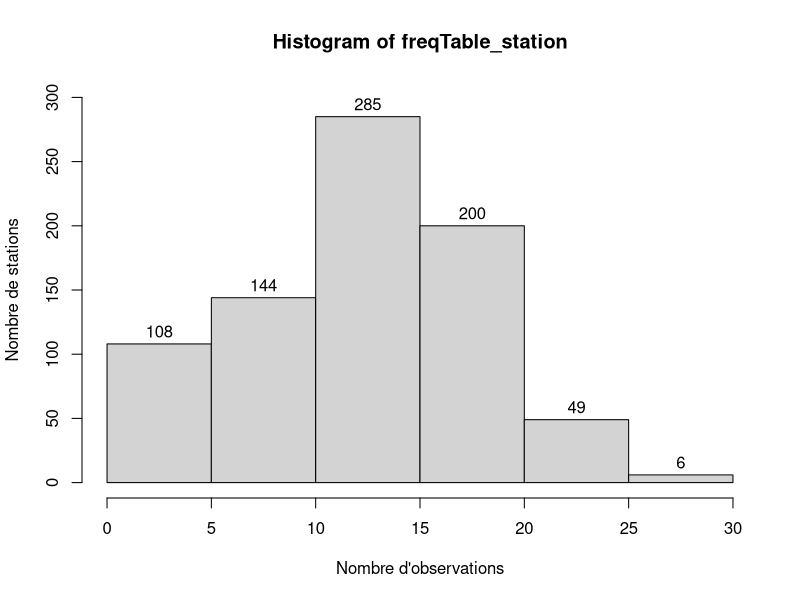
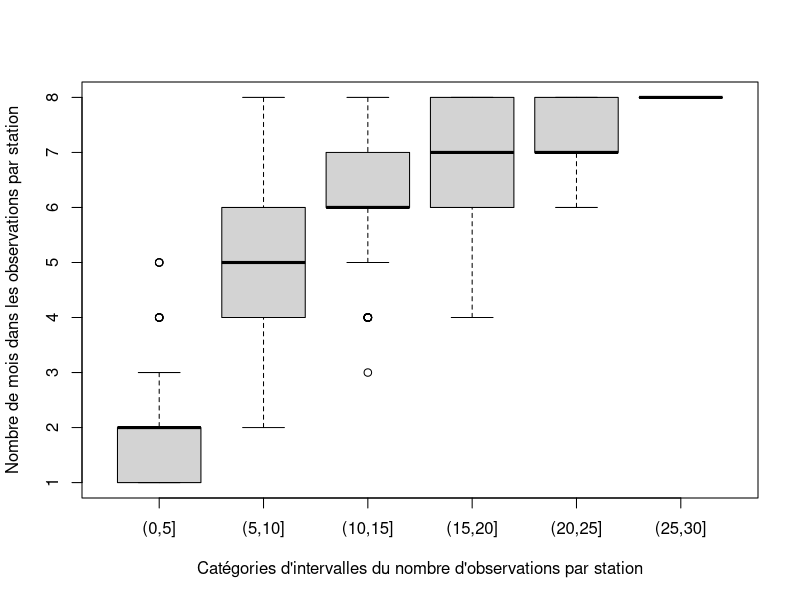
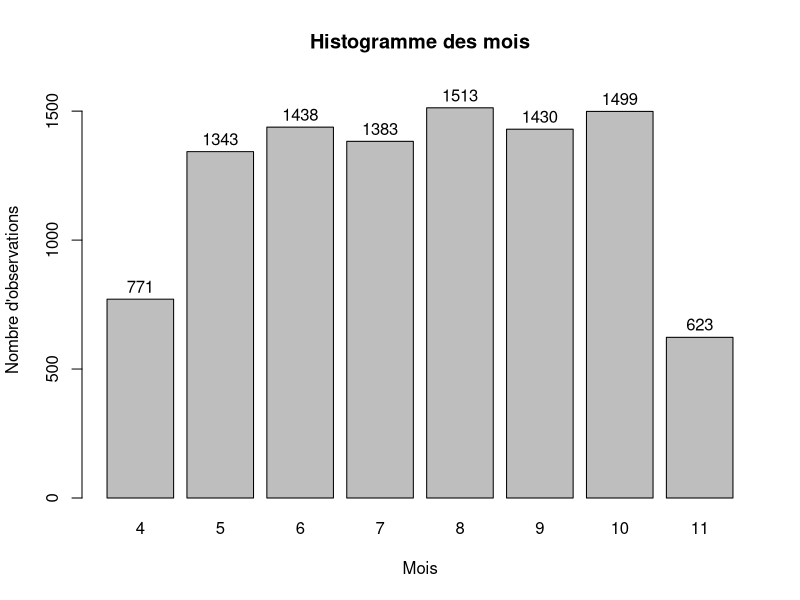
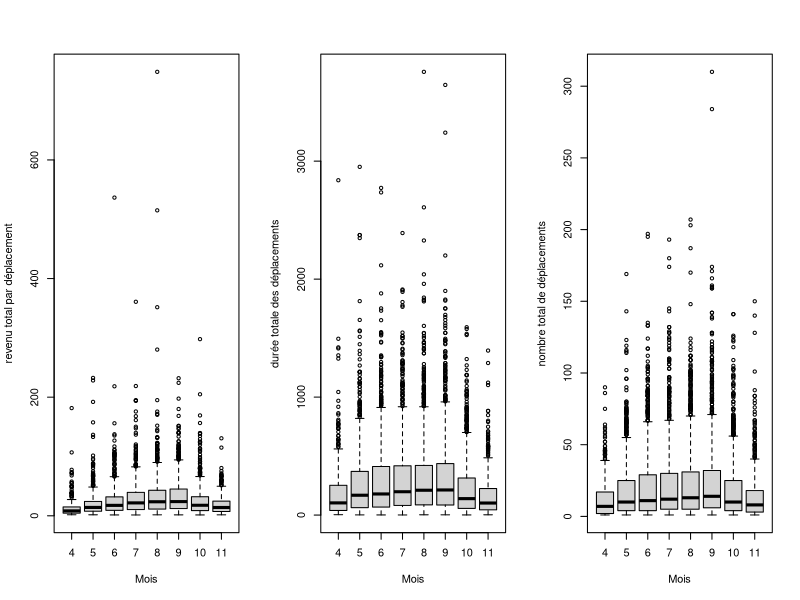
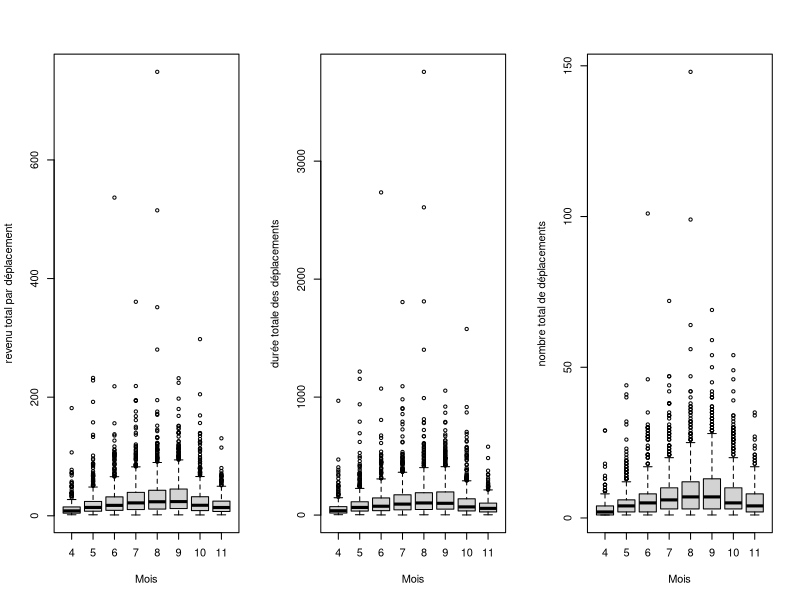
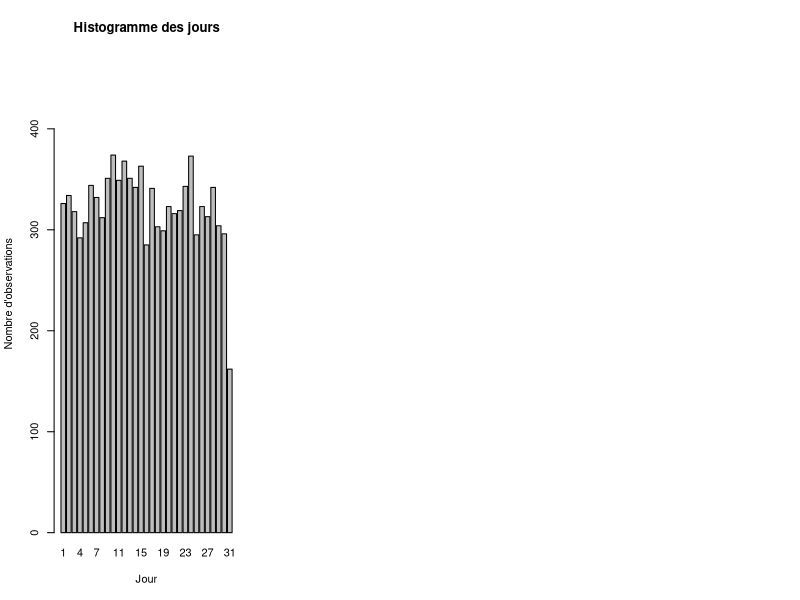
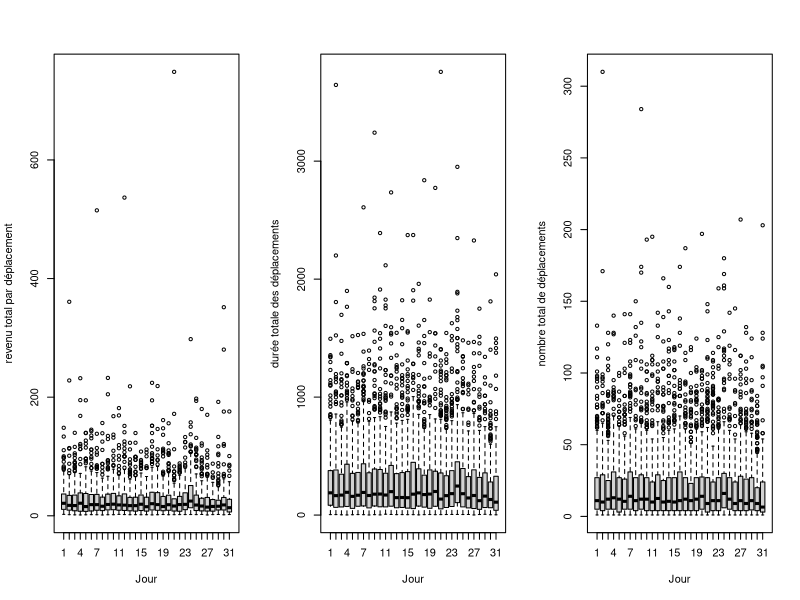
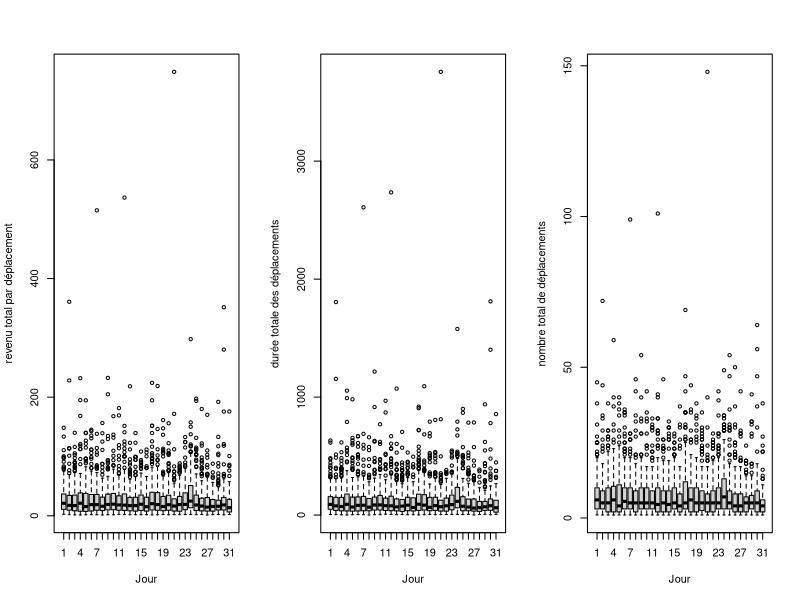

Write the R code that produced these figures, in order.
## ---- chunk 1
knitr::opts_chunk$set(echo = FALSE)
knitr::opts_chunk$set(message = FALSE)
knitr::opts_chunk$set(warning = FALSE)
knitr::opts_chunk$set(error = FALSE)
## ---- chunk 2
library(tidyverse)
library(ggthemes)
library(RColorBrewer)
library(knitr)
library(corrplot)
## ---- chunk 3
dat = read.csv("bixi1.csv")

## ---- chunk 4
#Importation des données
bixi_raw_data_df= dat
#bixi_raw_data_df=read.table("raw_data/bixi1.csv", sep = ",", header = T)
## ---- chunk 5
knitr::kable(head(bixi_raw_data_df), caption="6 premières observations du jeu de données")
## ---- chunk 6
options(knitr.kable.NA = "")
bixi_df=data.frame(station=as.factor(bixi_raw_data_df$station),
                   mm=factor(bixi_raw_data_df$mm, ordered=T),
                   dd=factor(bixi_raw_data_df$dd, ordered = T),
                   wday=factor(bixi_raw_data_df$wday, 
                      levels=c('Monday','Tuesday','Wednesday','Thursday','Friday','Saturday','Sunday'), ordered=T),
                   mem=as.factor(bixi_raw_data_df$mem),
                   holiday=as.factor(bixi_raw_data_df$holiday),
                   bixi_raw_data_df[,7:ncol(bixi_raw_data_df)])
knitr::kable(summary(bixi_df), caption="Sommaire des observations")
## ---- chunk 7
freqTable_station=table(bixi_df$station)
#hist(freqTable_station, xlab = "Nombre d'observations", ylab = "Nombre de stations", main = "Histogramme du nombre d'observations des stations")

hist_step=5
max_freqTable_station=max(freqTable_station)
station_breaks=seq(0,ceiling(max_freqTable_station/hist_step)*hist_step,hist_step)
hist(freqTable_station,breaks=station_breaks,
     labels=T,ylim=c(0,300),xlab = "Nombre d'observations", ylab = "Nombre de stations")
## ---- chunk 8
#Ajout de la colonne n_obs qui est le nombre d'observations de chaque station
freqTable_station_df=as.data.frame(freqTable_station)
colnames(freqTable_station_df)=c('station','n_obs')
bixi_df=merge(bixi_df,freqTable_station_df)
#head(bixi_df)
## ---- chunk 9
#Ajout de la colonne n_obs_cat: variable catégorielle qui représente l'intervalle
# du nombre d'observations dans laquelle chaque station se situe
bixi_df=data.frame(station=bixi_df$station,n_obs=bixi_df$n_obs,
                   n_obs_cat=cut(bixi_df$n_obs, breaks = station_breaks), bixi_df[,2:ncol(bixi_df)])
head(bixi_df)
## ---- chunk 10
stations_levels=levels(bixi_df$n_obs_cat)
station_df <- bixi_df %>%
  group_by(station) %>%
  summarise(dc_mm=n_distinct(mm), dc_mem=n_distinct(mem), n_obs_cat=first(n_obs_cat))
station_df=merge(station_df, freqTable_station_df)
station_df
## ---- chunk 11
boxplot(station_df$dc_mm~station_df$n_obs_cat, xlab = "Catégories d'intervalles du nombre d'observations par station",
        ylab = "Nombre de mois dans les observations par station")
## ---- chunk 12
saison_first_month=min(bixi_df$mm)
saison_last_month=max(bixi_df$mm)
## ---- chunk 13
freqTable_mm=table(bixi_df$mm)
bplot=barplot(freqTable_mm, ylim = c(0,max(freqTable_mm)+100), xlab="Mois", ylab="Nombre d'observations", main="Histogramme des mois")
text(bplot,freqTable_mm+50, labels=as.character(freqTable_mm))
## ---- chunk 14
par(mfrow=c(1,3))
boxplot(bixi_df$rev~bixi_df$mm, xlab = "Mois", ylab = "revenu total par déplacement")
boxplot(bixi_df$dur~bixi_df$mm, xlab = "Mois", ylab = "durée totale des déplacements")
boxplot(bixi_df$n_tot~bixi_df$mm, xlab = "Mois", ylab = "nombre total de déplacements")
## ---- chunk 15
bixi_nm_df=bixi_df[bixi_df$mem==0,]
par(mfrow=c(1,3))
boxplot(bixi_nm_df$rev~bixi_nm_df$mm, xlab = "Mois", ylab = "revenu total par déplacement")
boxplot(bixi_nm_df$dur~bixi_nm_df$mm, xlab = "Mois", ylab = "durée totale des déplacements")
boxplot(bixi_nm_df$n_tot~bixi_nm_df$mm, xlab = "Mois", ylab = "nombre total de déplacements")
## ---- chunk 16
bixi_df %>%
  group_by(mm) %>%
  summarise(mean.rev=mean(rev,na.rm = T), mean.dur=mean(dur,na.rm=T), mean.n_tot=mean(n_tot,na.rm = T))
## ---- chunk 17
saison_first_day=min(bixi_df$dd[bixi_df$mm==saison_first_month])
saison_last_day=max(bixi_df$dd[bixi_df$mm==saison_last_month])
## ---- chunk 18
freqTable_dd=table(bixi_df$dd)
bplot=barplot(freqTable_dd, ylim = c(0,max(freqTable_dd)+100), xlab="Jour", ylab="Nombre d'observations", main="Histogramme des jours")
#text(bplot,freqTable_dd+50, labels=as.character(freqTable_dd))
## ---- chunk 19
par(mfrow=c(1,3))
boxplot(bixi_df$rev~bixi_df$dd, xlab = "Jour", ylab = "revenu total par déplacement")
boxplot(bixi_df$dur~bixi_df$dd, xlab = "Jour", ylab = "durée totale des déplacements")
boxplot(bixi_df$n_tot~bixi_df$dd, xlab = "Jour", ylab = "nombre total de déplacements")
## ---- chunk 20
par(mfrow=c(1,3))
boxplot(bixi_nm_df$rev~bixi_nm_df$dd, xlab = "Jour", ylab = "revenu total par déplacement")
boxplot(bixi_nm_df$dur~bixi_nm_df$dd, xlab = "Jour", ylab = "durée totale des déplacements")
boxplot(bixi_nm_df$n_tot~bixi_nm_df$dd, xlab = "Jour", ylab = "nombre total de déplacements")
## ---- chunk 21
meanVarCibleByDay=bixi_df %>%
  group_by(dd) %>%
  summarise(mean.rev=mean(rev,na.rm = T), mean.dur=mean(dur,na.rm=T), mean.n_tot=mean(n_tot,na.rm = T))
knitr::kable(meanVarCibleByDay, caption="To add")
## ---- chunk 22
freqTable_wday=table(bixi_df$wday)
bplot=barplot(freqTable_wday, ylim = c(0,max(freqTable_wday)+100), xlab="Jour de semaine", ylab="Nombre d'observations", main="Histogramme des jour de semaine")
#text(bplot,freqTable_dd+50, labels=as.character(freqTable_dd))
## ---- chunk 23
mar=c(7,4,2,2)
dmar=par('mar')
par(mfrow=c(1,3), mar=mar)

bp_rev=boxplot(bixi_df$rev~bixi_df$wday, xlab = "", ylab = "revenu total par déplacement", las=2)
# tick=seq_along(bp_rev$names)
# axis(1,at=tick, labels = F)
# text(tick,par("usr")[3]-1,labels=bp_rev$names, srt=45)
#mtext('Jour de semaine', side=1, padj = 0, outer=T)
mtext('Jour de semaine', side=1,cex=0.9, line=mar[1]-1)
#box(which="figure", col="red")
bp_dur=boxplot(bixi_df$dur~bixi_df$wday, xlab = "", ylab = "durée totale des déplacements",las=2)
mtext('Jour de semaine', side=1,cex=0.9, line=mar[1]-1)
#box(which="figure", col="blue")
bp_n_tot=boxplot(bixi_df$n_tot~bixi_df$wday, xlab = "", ylab = "nombre total de déplacements",las=2)
mtext('Jour de semaine', side=1,cex=0.9, line=mar[1]-1)
#box(which="figure", col="green")
## ---- chunk 24
bixi_saturday=bixi_df[bixi_df$wday=="Saturday",]
bixi_saturday=bixi_saturday[order(bixi_saturday$rev, decreasing = T),]
head(bixi_saturday)
## ---- chunk 25
bixi_thursday=bixi_df[bixi_df$wday=="Thursday",]
bixi_thursday=bixi_thursday[order(bixi_thursday$n_tot, decreasing = T),]
bixi_thursday
## ---- chunk 26
plot(bixi_df$dur,bixi_df$rev, xlab = "Revenu", ylab="durée totale des déplacement", main="Revenu en fonction de la durée")
## ---- chunk 27
freqTable_mem=table(bixi_df$mem)
bplot=barplot(freqTable_mem, ylim = c(0,max(freqTable_mem)+100), xlab="Types d'usagers: 1=membre, 0=non-membre", ylab="Nombre d'observations", main="Histogramme des types d'usagers")
#text(bplot,freqTable_dd+50, labels=as.character(freqTable_dd))
## ---- chunk 28
par(mfrow=c(1,3))

bp_rev=boxplot(bixi_df$rev~bixi_df$mem, xlab = "Type d'usager", ylab = "revenu total par déplacement")
bp_dur=boxplot(bixi_df$dur~bixi_df$mem, xlab = "Type d'usager", ylab = "durée totale des déplacements")
bp_n_tot=boxplot(bixi_df$n_tot~bixi_df$mem, xlab = "Type d'usager", ylab = "nombre total de déplacements")
## ---- chunk 29
freqTable_holidays=table(bixi_df$holiday)
knitr::kable(freqTable_holidays, caption="Proportion des jours fériés dans les observations")
## ---- chunk 30
par(mfrow=c(1,3))

bp_rev=boxplot(bixi_df$rev~bixi_df$holiday, xlab = "Indicateur jour férié", ylab = "revenu total par déplacement")
bp_dur=boxplot(bixi_df$dur~bixi_df$holiday, xlab = "Indicateur jour férié", ylab = "durée totale des déplacements")
bp_n_tot=boxplot(bixi_df$n_tot~bixi_df$holiday, xlab = "Indicateur jour férié", ylab = "nombre total de déplacements")
## ---- chunk 31
par(mar=c(5,4,4,2))
par(oma=c(3,3,3,3))
plot(0:10,0:10, xlab='X', ylab='y', type = 'n')
text(5,5, "Plot", col="red", cex=2)
box(col="red")
box(which = "figure", col="green")
box(which = "outer", col="blue")

mtext("Margins", side=3, line = 2, cex=2, col="forestgreen")
mtext("par(mar=c(b,l,t,r))", side=3, line=1,cex=1, col="forestgreen")
mtext("Line 0", side=3, line=0, adj=1.0, cex=1, col="forestgreen")
mtext("Line 1", side=3, line=1, adj=1.0, cex=1, col="forestgreen")
mtext("Line 2", side=3, line=2, adj=1.0, cex=1, col="forestgreen")
mtext("Line 3", side=3, line=3, adj=1.0, cex=1, col="forestgreen")

mtext("Outer Margin Area", side=1, line=1, cex=2, col="blue", outer=TRUE)
mtext("par(oma=c(b,l,t,r))", side=1, line=2, cex=1, col="blue", outer=TRUE)
mtext("Line 0", side=1, line=0, adj=0.0, cex=1, col="blue", outer=TRUE)
mtext("Line 1", side=1, line=1, adj=0.0, cex=1, col="blue", outer=TRUE)
mtext("Line 2", side=1, line=2, adj=0.0, cex=1, col="blue", outer=TRUE)
## ---- chunk 32
var_qual=c('dur','avg','rev','n_AM','n_PM','n_tot','temp','rain')
options(knitr.kable.NA = "")
bixi_qual_df=bixi_df[,var_qual]
knitr::kable(summary(bixi_qual_df), caption="Sommaire descriptives des variables qualitatives")

## ---- chunk 33
par(mfrow=c(1,2))
hist(bixi_df$dur, xlab="Durée total par jour par station", ylab = "Nombre d'observations", main="Histogramme de la durée totale")
boxplot(bixi_df$dur, main="Durée totale")
## ---- chunk 34
par(mfrow=c(2,2), mar=c(2,4,2,2))

boxplot(bixi_df$dur, main="Durée totale")
box(which = "figure", col="green")
boxplot(bixi_df$avg, main="Durée moyenne")
boxplot(bixi_df$rev, main="Revenu")
boxplot(bixi_df$n_tot, main="nombre total")

box(col="red")
box(which = "figure", col="green")
box(which = "outer", col="blue")
## ---- chunk 35
bixi_df[bixi_df$dur >3000,]
## ---- chunk 36
par(mfrow=c(1,2))
hist(bixi_df$avg, xlab="Durée moyenne par jour par station", ylab = "Nombre d'observations", main="Histogramme de la durée moyenne")
boxplot(bixi_df$avg, main="Durée moyenne")
## ---- chunk 37
par(mfrow=c(1,2))
hist(bixi_df$n_tot, xlab="Nombre total par jour par station", ylab = "Nombre d'observations", main="Histogramme du nombre total")
boxplot(bixi_df$n_tot, main="Nombre total")
## ---- chunk 38
par(mfrow=c(1,2))
hist(bixi_df$rev, xlab="Revenu par jour par station", ylab = "Nombre d'observations", main="Histogramme des revenus")
boxplot(bixi_df$rev, main="Revenu total")
## ---- chunk 39
par(mfrow=c(1,2))
hist(bixi_df$n_AM, xlab="Nombre de déplacements en AM", ylab = "Nombre d'observations", main="Histogramme du nombre de déplacements AM")
boxplot(bixi_df$n_AM, main="Nombre de déplacements AM")
## ---- chunk 40
par(mfrow=c(1,2))
hist(bixi_df$n_PM, xlab="Nombre de déplacements en PM", ylab = "Nombre d'observations", main="Histogramme du nombre de déplacements PM")
boxplot(bixi_df$n_PM, main="Nombre de déplacements PM")
## ---- chunk 41
par(mfrow=c(1,2))
hist(bixi_df$temp, xlab="Température moyenne", ylab = "Nombre d'observations", main="Histogramme de la température moyenne quotidienne")
boxplot(bixi_df$temp, main="Température moyenne quotidienne")
## ---- chunk 42
par(mfrow=c(1,2))
hist(bixi_df$rain, xlab="Précipitations quotidienne", ylab = "Nombre d'observations", main="Histogramme de la quantité de précipitations")
boxplot(bixi_df$rain, main="Précipitations quotidienne")
## ---- chunk 43
my_colors  <- colorRampPalette(c("#BB4444", "#EE9988", "#FFFFFF", "#77AADD", "#4477AA"))(200)
corplot_dat <- dat %>% 
  select(-c(wday,mem))

corplot <- corrplot(cor(corplot_dat,use='pairwise.complete.obs'), 
                    method = "color",col = my_colors,
                    type = "upper", order = "hclust",
                    addCoef.col = "black",
                    tl.col = "black", tl.srt = 45,
                    sig.level = 0.01, insig = "blank",
                    diag = FALSE
                    )

## ---- chunk 44
dat$wday <- factor(dat$wday,
                   levels = c("Monday", "Tuesday", "Wednesday", "Thursday", "Friday", "Saturday", "Sunday"))

label <- c(`1` = "Membre", `0` = "Non membre")
## ---- chunk 45
ggplot(dat, aes(x=wday, y=dur,
           fill = wday)) +
  geom_bar(stat = "identity") +
  scale_fill_brewer(palette = "Blues")+
  facet_wrap(~ mem,labeller=labeller(mem=label))+
  theme(legend.position="none")+
  scale_x_discrete(labels = c("Lundi", "Mardi", "Mercredi", "Jeudi", "Vendredi", "Samedi", "Dimanche"))+
  theme(strip.text = element_text(size = 12, face = "bold"),
        axis.text.x = element_text(angle = 45, hjust = 1)) +
  xlab("")+
  ylab("Durée totale (en minutes) des déplacement")
## ---- chunk 46
dat$wday <- factor(dat$wday,
                   levels = c("Monday", "Tuesday", "Wednesday", "Thursday", "Friday", "Saturday", "Sunday"))

label <- c(`1` = "Membre", `0` = "Non membre")
## ---- chunk 47
ggplot(dat, aes(as.factor(mm), dur, fill = as.factor(mm))) +
  geom_bar(stat = "identity") +
  scale_fill_brewer(palette = "Blues")+
  facet_wrap(~ mem,labeller=labeller(mem=label))+
  theme(legend.position="none")+
  scale_x_discrete(breaks = 4:11,labels=c("Avril","Mai","Juin", "Juillet", "Août", "Septembre", "Octobre", "Novembre")) +
  theme(strip.text = element_text(size = 12, face = "bold"),
        axis.text.x = element_text(angle = 45, hjust = 1)) +
  xlab("")+
  ylab("Durée totale (en minutes) des déplacement")
## ---- chunk 48
dat_temp <- dat %>%
  select(mem, dur, temp, avg) %>% 
  group_by(temp, mem) %>%
  summarise(dur = (mean(dur)),
            avg = mean(avg))
## ---- chunk 49
ggplot(dat_temp, aes(temp, dur)) +
  geom_point() +
  facet_wrap(~mem,labeller=labeller(mem=label))+
  geom_smooth(method='lm',  se=FALSE) +
  labs(title = "Durée totale des déplacement \npar jours selon les membres et les non membres")+
  xlab("Température journalière moyenne en °C")+
  ylab("Durée journalière totale moyenne des déplacement")

ggplot(dat_temp, aes(temp, avg)) +
  geom_point() +
  facet_wrap(~mem,labeller=labeller(mem=label))+
  geom_smooth(method='lm',  se=FALSE) +
  labs(title = "Durée moyenne des déplacement \npar jours selon les membres et les non membres")+
  xlab("Température journalière moyenne en °C")+
  ylab("Durée journalière moyenne des déplacement")

dat_temp_cor = dat_temp %>% 
  group_by(mem) %>%
  summarise(cor = cor(temp,dur),
            cor_avg = cor(temp,avg))
## ---- chunk 50
dat_rain <- dat %>%
  select(mem, dur, rain, avg) %>% 
  group_by(rain, mem) %>%
  summarise(dur = mean(dur),
            avg = mean(avg))

## ---- chunk 51
ggplot(dat_rain, aes(rain, dur)) +
  geom_point() +
  facet_wrap(~mem,labeller=labeller(mem=label)) +
  geom_smooth(method='lm', se=FALSE) +
  labs(title = "Durée totale moyenne des déplacement \npar jours selon les membres et les non membres")+
  xlab("Précipitation de pluie (en mm)")+
  ylab("Durée journalière totale moyenne des déplacement")

ggplot(dat_rain, aes(rain, avg)) +
  geom_point() +
  facet_wrap(~mem,labeller=labeller(mem=label)) +
  geom_smooth(method='lm', se=FALSE) +
  labs(title = "Durée moyenne des déplacement \npar jours selon les membres et les non membres")+
  xlab("Précipitation de pluie (en mm)")+
  ylab("Durée journalière moyenne des déplacement")

dat_rain_cor = dat_rain %>% 
  group_by(mem) %>%
  summarise(cor = cor(rain,dur),
            cor_avg = cor(rain,avg))
## ---- chunk 52
dat_mem <- dat %>%
  select(mem, avg, dur) %>% 
  group_by(mem) %>%
  summarise(avg = mean(avg), dur = sum(dur)) %>% 
  mutate(dur_relative = ifelse(mem == 1, dur / sum(dat$mem == 1), dur / sum(dat$mem ==0))) %>% 
  mutate(mem = ifelse(mem == 1, "Membre", "Non-membre"))
## ---- chunk 53
kable(dat_mem, col.names = c("Membre", "Durée moyenne", "Durée totale", "Durée totale relative"), caption = "Détail sur la durée selon les abonnements")
## ---- chunk 54
dat_hol <- dat %>%
  select(holiday, avg, dur) %>% 
  group_by(holiday) %>%
  summarise(avg = mean(avg), dur = sum(dur)) %>% 
  mutate(dur_relative = ifelse(holiday == 1, dur / sum(dat$holiday == 1), dur / sum(dat$holiday ==0))) %>% 
  mutate(holiday = ifelse(holiday == 1, "Férié", "Non férié"))


kable(dat_hol, col.names = c("Jour", "Durée moyenne", "Durée totale", "Durée totale relative"), caption = "Détail sur la durée selon les fériés")

## ---- chunk 55
dat_station = dat %>% group_by(station) %>% summarise(dur = sum(dur))
data <- dat_station[order(-dat_station$dur), ]

# Créer un graphique à barres classant les stations en ordre décroissant
ggplot(data, aes(x = factor(station, levels = unique(data$station)), y = dur)) +
  geom_bar(stat = "identity", fill = "blue") +
  labs(x = "Station", y = "Durée totale ") +
  scale_x_discrete(labels = rep("", length(data$station))) +
  theme(panel.grid.major.x = element_blank(),
        axis.ticks.x = element_blank())
  
top3_stat_dur = head(data, 5)
## ---- chunk 56
dat_temp_ntot <- dat %>%
  select(mem, n_tot, temp) %>% 
  group_by(temp, mem) %>%
  summarise(n_tot = (mean(n_tot)))

ggplot(dat_temp_ntot, aes(temp, n_tot)) +
  geom_point() + geom_smooth(method='lm', se=FALSE) +
  facet_wrap(~mem,labeller=labeller(mem=label)) +
  labs(title = "Nombre moyen de déplacements \npar rapport à la température")+
  xlab("Température en °C")+
  ylab("Nombre de déplacement moyen")

dat_temp_ntot_cor = dat_temp_ntot %>% 
  group_by(mem) %>%
  summarise(cor = cor(temp,n_tot))
## ---- chunk 57
 mean_temp_vs_mm <- round(aggregate(dat$temp~dat$mm, FUN=mean, na.rm = TRUE), digits=2)
 knitr::kable(mean_temp_vs_mm, col.names = c("Mois","Température moyenne (°C)"), caption = "Température moyenne par mois")
## ---- chunk 58
dat_rain_ntot <- dat %>%
  select(mem, n_tot, rain) %>% 
  group_by(rain, mem) %>%
  summarise(n_tot = (mean(n_tot)))

ggplot(dat_rain_ntot, aes(rain, n_tot)) +
  geom_point() + geom_smooth(method='lm', se=FALSE) +
  facet_wrap(~mem,labeller=labeller(mem=label)) +
  labs(title = "Nombre moyen de déplacements \npar rapport à la quantité de précipitations")+
  xlab("Quantité de précipitations (mm) par jour")+
  ylab("Nombre de déplacement moyen")

dat_rain_ntot_cor = dat_rain_ntot %>% 
  group_by(mem) %>%
  summarise(cor = cor(rain,n_tot))
## ---- chunk 59

dat_n_tot_wday <- dat %>%
  select(mem, n_tot, wday, n_AM, n_PM) %>%
  group_by(wday, mem) %>%
  summarise(n_tot = mean(n_tot),
            n_AM =  mean(n_AM),
            n_PM =  mean(n_PM))%>%
            mutate(n_nuit = n_tot-n_AM-n_PM) %>% 
  select(wday,mem,n_AM,n_PM,n_nuit,n_tot)

dat_mean_n_tot_wday <- dat_n_tot_wday %>%
  group_by(mem) %>% 
  summarise(n_tot = mean(n_tot))

dat_n_tot_wday_2 <- tidyr::pivot_longer(dat_n_tot_wday, cols = starts_with("n_"), names_to = "moment", values_to = "nombre")

ggplot(data = dat_n_tot_wday_2, aes(x = wday, y = nombre, fill = factor(moment))) +
  geom_bar(stat = "identity", position = position_dodge(), width = 0.7) +
  facet_grid(mem ~ ., scales = "free_y", labeller = as_labeller(c('0' = "Non-membre", '1' = "Membre"))) +
  labs(title = "Nombre de déplacements moyen en Bixi d'aprés le jour de la semaine",
       x = "Jour de la semaine", y = "Nombre de déplacements moyen",
       fill = "Variable") +
  scale_fill_manual(values = c("n_AM" = "blue", "n_PM" = "red", "n_nuit" = "green", "n_tot" = "purple"),
                    name = "Moment de la journée",
                    labels = c("AM", "Nuit", "PM", "Total"))+
  geom_text(aes(label = round(nombre, 1)), position = position_dodge(width = 0.7), vjust = -0.5, size = 2)+
  scale_x_discrete(labels = c("Lundi", "Mardi", "Mercredi", "Jeudi", "Vendredi", "Samedi", "Dimanche"))+
  theme(strip.text = element_text(size = 12, face = "bold"),
        axis.text.x = element_text(angle = 45, hjust = 1))

## ---- chunk 60

dat_hol_n_tot <- dat %>%
  select(holiday, n_tot) %>% 
  group_by(holiday) %>%
  mutate(mean_n_tot = n_tot) %>% 
  summarise(mean_n_tot = mean(n_tot), n_tot = sum(n_tot)) %>%
  mutate(holiday = ifelse(holiday == 1, "Férié", "Non férié"))

kable(dat_hol_n_tot, col.names = c("Jour", "Nb. déplacement moyen", "Nb. déplacement total"), caption = "Détail sur le nombre de déplacement selon les fériés")

## ---- chunk 61

dat_n_tot_vs_mois <- dat %>%
  select(mem, n_tot, mm) %>% 
  group_by(mm, mem) %>%
  summarise(n_tot = (mean(n_tot)))

mois <- c(rep("Avril",2), rep("Mai",2), rep("Juin",2), rep("Juillet",2), rep("Août",2), rep("Septembre",2), rep("Octobre",2), rep("Novembre",2))

dat_n_tot_vs_mois <- dat_n_tot_vs_mois %>% mutate(mm=factor(mm, levels=c(4:11), ordered=TRUE))

ggplot(dat_n_tot_vs_mois, aes(x=mm, y=n_tot,
           fill = mois)) +
  geom_bar(stat = "identity") +
  facet_wrap(~ mem,labeller=labeller(mem=label))+
  theme(legend.position="none")+
  labs(title = "Nombre de déplacement moyen\npar jours selon les membres et les non membres")+
  xlab("")+
  ylab("Nombre de déplacement moyen")+
  scale_x_discrete(labels = c("Avril", "Mai", "Juin", "Juillet", "Août", "Septembre", "Octobre", "Novembre"))+
  theme(strip.text = element_text(size = 12, face = "bold"),
        axis.text.x = element_text(angle = 45, hjust = 1))+
  geom_text(aes(label = round(n_tot, 1)), position = position_dodge(width = 0.7), vjust = -0.5, size = 3)


memmois = (select(filter(dat_n_tot_vs_mois,mem ==1),n_tot))
nmemmois = (select(filter(dat_n_tot_vs_mois,mem ==0),n_tot))
cor_mois_m_vs_nm <- cor(memmois$n_tot,nmemmois$n_tot)
cor_mois_m_vs_avg_temp <- cor(memmois$n_tot,mean_temp_vs_mm$`dat$temp`)
cor_mois_nm_vs_avg_temp <- cor(nmemmois$n_tot,mean_temp_vs_mm$`dat$temp`)
## ---- chunk 62

dat_n_tot_station <- dat %>%
  select(mem, n_tot, station) %>% 
  group_by(station, mem) %>%
  summarise(n_tot = (sum(n_tot)))

top_station_m <- dat_n_tot_station %>% 
  filter(mem == 1) %>% 
  arrange(desc(n_tot)) %>% 
  head(5) %>% 
  cbind(c("Métro Mont-Royal (Rivard / du Mont-Royal)","Prince-Arthur / du Parc","De Bréboeuf / du Mont-Royal",
          "Messier / Du Mont-Royal", "Boyer / du Mont-Royal")) %>% 
  cbind(c("Plateau Mont-Royal","Plateau Mont-Royal","Plateau Mont-Royal","Plateau Mont-Royal","Plateau Mont-Royal"))  %>% 
  select(-matches("^mem"))

colnames(top_station_m)[3] <- "Emplacement"
colnames(top_station_m)[4] <- "Arrondissement"

top_station_m <- top_station_m%>% 
  select(station, Emplacement,Arrondissement, n_tot)

top_station_nm <- dat_n_tot_station %>% 
  filter(mem == 0) %>% 
  arrange(desc(n_tot)) %>% 
  head(5) %>% 
  cbind(c("de la Commune / Place Jacques-Cartier","Duluth / St-Laurent","Métro Mont-Royal (Rivard / du Mont-Royal)",
          "St-Dominique / Napoléon", "de la Commune / St-Sulpice")) %>% 
  cbind(c("Le Vieux Montréal","Plateau Mont-Royal","Plateau Mont-Royal","Plateau Mont-Royal","Le Vieux Montréal")) %>% 
  select(-matches("^mem"))

colnames(top_station_nm)[3] <- "Emplacement_nm"
colnames(top_station_nm)[4] <- "Arrondissement_nm"

top_station_nm <- top_station_nm%>% 
  select(station, Emplacement_nm,Arrondissement_nm,n_tot)

kable(top_station_m, col.names = c("Stations","Emplacement","Arrondissement", "Nb. de déplacement total"), caption = "Détail sur les stations les plus utilisées pour les membres") 

kable(top_station_nm, col.names = c("Stations","Emplacement","Arrondissement", "Nb. de déplacement total"), caption = "Détail sur les stations les plus utilisées pour les non-membres") 


## ---- chunk 63

df_Nmem_compl <- dat  %>% subset(mem == '0')

dat_rev <- df_Nmem_compl %>%
  select(rev, holiday) %>% 
  group_by(holiday) %>%
  summarise(rev_moyen = mean(rev),rev_total = sum(rev)) %>% 
  mutate(holiday = ifelse(holiday == 1, "Journée fériée", "journée normale"))


kable(dat_rev, col.names = c("", "Revenu moyen", "Revenu total"), caption = "Détails entre les journées fériées et le revenu rapporté par les non-membres")
